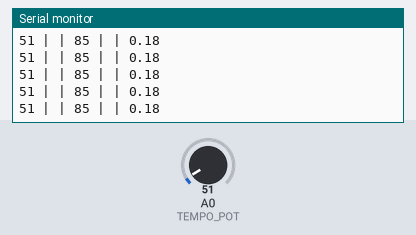
Simulated run of this sketch. Board: Arduino Uno, built with avr-gcc and run on an emulated ATmega328P. Parts: the last lines printed to the serial monitor. Inputs (shaded band) come from the test bench; at power-on: A0 (TEMPO_POT) = 51.

Above: at 1.2 s.
1.3 s: A0 (TEMPO_POT) set to 61
At 1.56 s:
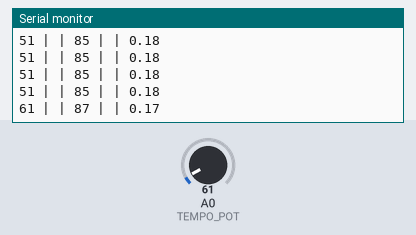
2.8 s: A0 (TEMPO_POT) set to 71
At 2.94 s:
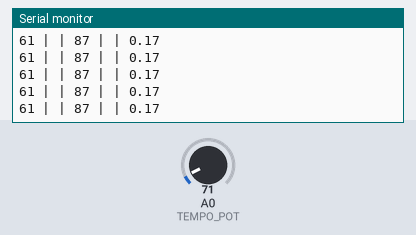
Timing chart, 0 to 5.8 s (numbered marks = the images above; inputs shaded):
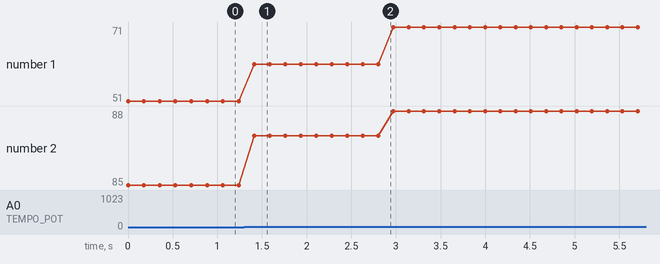

Measured:
- after the input at 1.3 s, the serial monitor: prints a new line after 0.12 s (image 1)
- plotted number 1: 51 → 61 after the input at 1.3 s, 61 → 71 after the input at 2.8 s
- plotted number 2: 85 → 87 after the input at 1.3 s, 87 → 88 after the input at 2.8 s

The sketch:

blinkenlights2.ino
```cpp
// Basic Test - Part 2

// Now, we add the clock signal. A CD2024, a 7-stage binary ripple-carry counter, translates this into ta binary number,
// which we use as SELECT for the CD4051
// Connect PINS 4,5,6 to S0 = 11, S1 = 10, S2 = 9 of a CD4051 which triggers a LED.

// clock speed is determined by a potentiometer on A0

#define TEMPO_POT A0
#define CLOCK     3

int clockState;
int BPM;
double quarterNoteDuration; // in ms

void setup() {

  pinMode(TEMPO_POT, INPUT_PULLUP);
  pinMode(CLOCK, OUTPUT);

  // Via serial we can f.i. send sensordata back from the arduino.
  // initialize comminocation with 9k6 baud.
  Serial.begin(9600);
  clockState = 0;
}

void loop() {

  digitalWrite(CLOCK, (clockState++) % 2);

  BPM = analogRead(TEMPO_POT);
  Serial.print(BPM);
  Serial.print(" | | " );
  BPM = map(BPM, 0, 1023, 80, 200);
  Serial.print(BPM);
  quarterNoteDuration = (60000)/(BPM*4);
  Serial.print(" | | " );
  Serial.println(quarterNoteDuration/1000);
  delay(quarterNoteDuration);

  // delay(quarterNoteDutration);

}
```
